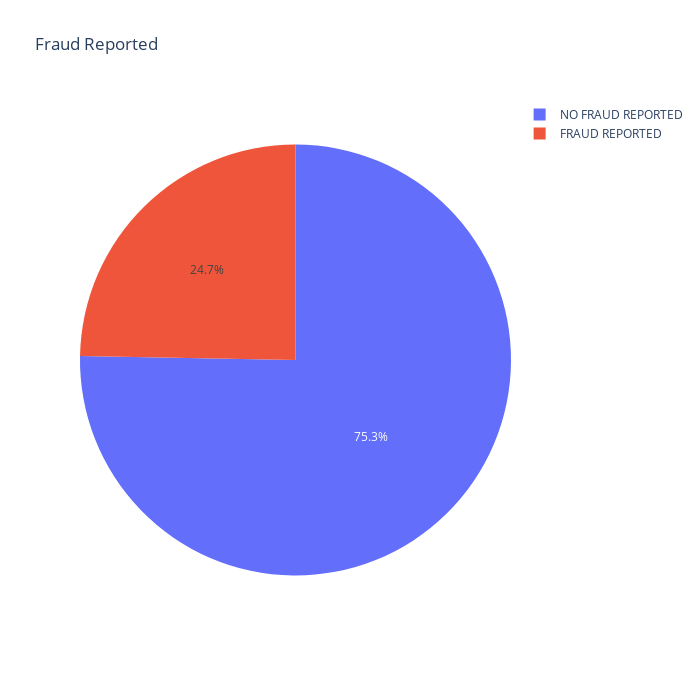

Here is the notebook cell this chart was saved with:
### Code cell
px.pie (names=['NO FRAUD REPORTED','FRAUD REPORTED'],values=data.fraud_reported.value_counts().values,title='Fraud Reported',width=700,height=700)

### Figure 1 — Plotly figure (JSON) as saved in the notebook; plotly's stock layout.template omitted (floating-point values rounded to 4 significant figures)
{"data": [{"domain": {"x": [0, 1], "y": [0, 1]}, "hovertemplate": "label=%{label}<br>value=%{value}<extra></extra>", "labels": ["NO FRAUD REPORTED", "FRAUD REPORTED"], "legendgroup": "", "name": "", "showlegend": true, "type": "pie", "values": [753, 247]}], "layout": {"height": 700, "legend": {"tracegroupgap": 0}, "title": {"text": "Fraud Reported"}, "width": 700}}
